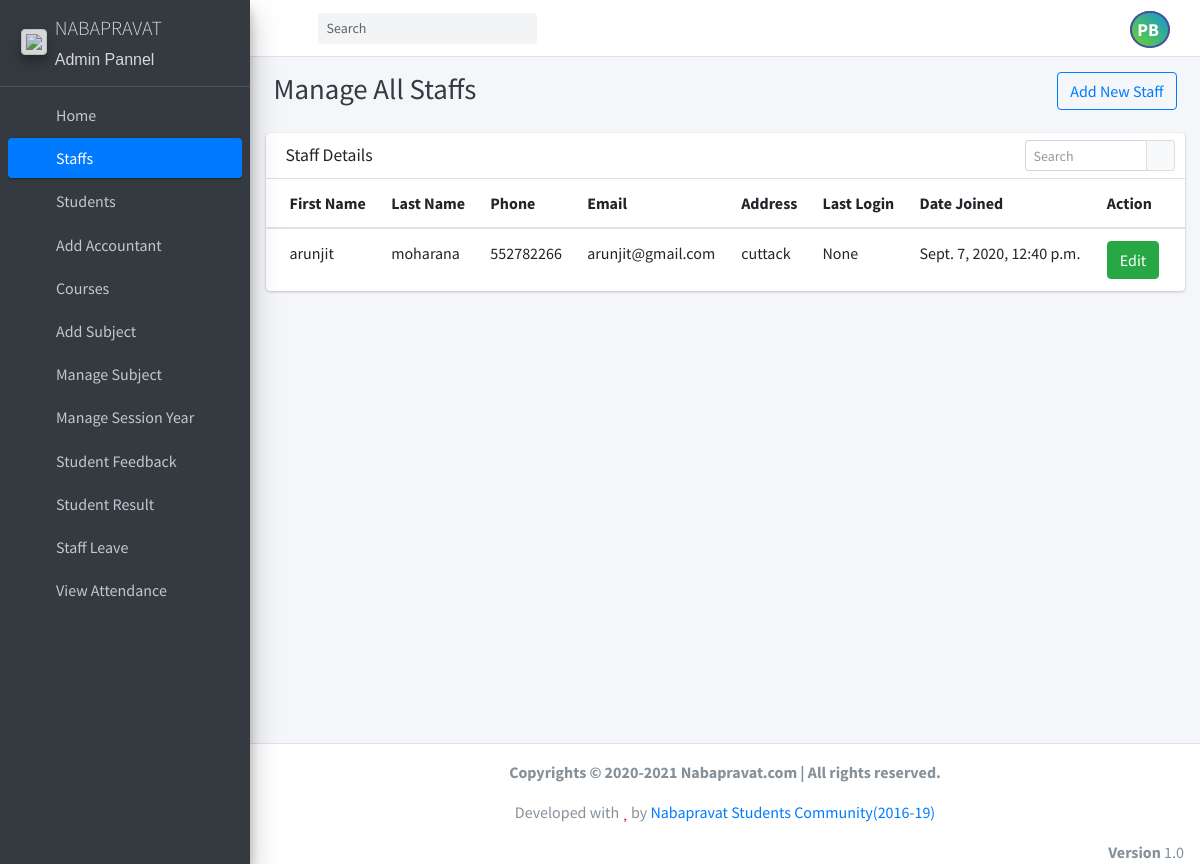
The page /manage_staff (signed in) on the database its author committed.
### student_management_app/models.py (models this page shows)
class CustomUser(AbstractUser):
    user_type_data=((1,"HOD"),(2,"Staff"),(3,"Student"),(4,"Accountant"))
    profile_photo = models.FileField()
    user_type=models.CharField(default=1,choices=user_type_data,max_length=10)

class Staffs(models.Model):
    id=models.AutoField(primary_key=True)
    admin=models.OneToOneField(CustomUser,on_delete=models.CASCADE)
    address=models.TextField()
    created_at=models.DateTimeField(auto_now_add=True)
    updated_at=models.DateTimeField(auto_now_add=True)
    objects=models.Manager()

### student_management_app/HodViews.py (the view)
# urls.py: path('manage_staff', HodViews.manage_staff,name="manage_staff"),
def manage_staff(request):
    staffs=Staffs.objects.all()
    return render(request,"hod_template/manage_staff_template.html",{"staffs":staffs})

### student_management_app/context_processor.py (called while the page is built)
def seen_processor(request):
    seen = Notice.objects.filter(seen=False).count()
    return {'seen':seen}

### student_management_app/templates/hod_template/manage_staff_template.html (shortened to what this page needs)
{% extends 'hod_template/base_template.html' %}
{% block main_content %}
    <section class="content">
      <div class="content-header">
        <div class="container-fluid">
          <div class="row mb-2">
            <div class="col-sm-6">
              <h1 class="m-0 text-dark">
                  Manage All Staffs
              </h1>
            </div>
            <div class="col-sm-6">
              <a href="{% url 'add_staff' %}" class="btn btn-outline-primary float-right">Add New Staff</a>
            </div>
          </div>
        </div>
      </div>
      <div class="container-fluid">
           <div class="row">
          <div class="col-12">
            <div class="card">
              <div class="card-header">
                <h3 class="card-title">Staff Details</h3>
                <div class="card-tools">
                  <div class="input-group input-group-sm" style="width: 150px;">
                    <input type="text" name="table_search" class="form-control float-right" placeholder="Search">
                    <div class="input-group-append">
                      <button type="submit" class="btn btn-default"><i class="fas fa-search"></i></button>
                    </div>
                  </div>
                </div>
              </div>
              <div class="card-body table-responsive p-0">
                <table class="table table-hover text-nowrap">
                  <thead>
                    <tr>
                      <th>First Name</th>
                      <th>Last Name</th>
                      <th>Phone</th>
                      <th>Email</th>
                      <th>Address</th>
                      <th>Last Login</th>
                      <th>Date Joined</th>
                      <th>Action</th>
                    </tr>
                  </thead>
                  <tbody>
                  {% for staff in staffs %}
                    <tr>
                      <td>{{ staff.admin.first_name }}</td>
                      <td>{{ staff.admin.last_name }}</td>
                      <td>{{ staff.admin.username }}</td>
                      <td>{{ staff.admin.email }}</td>
                      <td>{{ staff.address }}</td>
                      <td>{{ staff.admin.last_login }}</td>
                      <td>{{ staff.admin.date_joined }}</td>
                      <td><a href="/edit_staff/{{ staff.admin.id }}" class="btn btn-success">Edit</a></td>
                    </tr>
                  {% endfor %}
                  </tbody>
                </table>
              </div>
            </div>
          </div>
        </div>
      </div>
    </section>
{% endblock main_content %}

### student_management_app/templates/hod_template/base_template.html (shortened to what this page needs)
{% load static %}
<!DOCTYPE html>
<html>
<head>
  <link rel="stylesheet" href="{% static "plugins/fontawesome-free/css/all.min.css" %}">
  <link rel="stylesheet" href="https://code.ionicframework.com/ionicons/2.0.1/css/ionicons.min.css">
  <link rel="stylesheet" href="{% static "plugins/tempusdominus-bootstrap-4/css/tempusdominus-bootstrap-4.min.css" %}">
  <link rel="stylesheet" href="{% static "plugins/icheck-bootstrap/icheck-bootstrap.min.css" %}">
  <link rel="stylesheet" href="{% static "plugins/jqvmap/jqvmap.min.css" %}">
  <link rel="stylesheet" href="{% static "dist/css/adminlte.min.css" %}">
  <link rel="stylesheet" href="{% static "plugins/overlayScrollbars/css/OverlayScrollbars.min.css" %}">
  <link rel="stylesheet" href="{% static "plugins/daterangepicker/daterangepicker.css" %}">
  <link rel="stylesheet" href="{% static "plugins/summernote/summernote-bs4.css" %}">
</head>
<body class="hold-transition sidebar-mini layout-fixed">
<div class="wrapper">
  <nav class="main-header navbar navbar-expand navbar-white navbar-light">
    <ul class="navbar-nav">
      <li class="nav-item">
        <a class="nav-link" data-widget="pushmenu" href="#"><i class="fas fa-bars"></i></a>
      </li>
    </ul>
    <form class="form-inline ml-3">
      <div class="input-group input-group-sm">
        <input class="form-control form-control-navbar" type="search" placeholder="Search" aria-label="Search">
        <div class="input-group-append">
          <button class="btn btn-navbar" type="submit">
            <i class="fas fa-search"></i>
          </button>
        </div>
      </div>
    </form>
    <ul class="navbar-nav ml-auto">
      <li class="nav-item dropdown show2">
        <a class="nav-link text-uppercase" data-toggle="dropdown" href="#" aria-expanded="true">
          {% if request.user.profile_photo == '' %}
          <span class="text-uppercase rounded-circle" style="font-size: 18px;
          font-weight: bold;
          border: 2px solid rgb(76, 76, 163);
          padding: 5px;
          text-align: center;
          background-image: linear-gradient(44deg, #6ad52c, #1695d2);color: white;">
          {{request.user.first_name.0}}{{request.user.last_name.0}}
          </span>
         {% else %}
         <img src="{{request.user.profile_photo}}" class="rounded-circle border border-danger" width="40px" height="40px">
         {% endif %}
        </a>
      </li>
    </ul>
  </nav>
    {% include 'hod_template/sidebar_template.html' with user=user id=id %}
   <div class="content-wrapper">
     {% block main_content %}{% endblock main_content %}
  </div>
    {% include 'hod_template/footer.html' %}
</div>
</body>
</html>

### rows shown on the page
CustomUser: user.first_name.0 "P", user.last_name.0 "B"
Staffs: admin.first_name "arunjit", admin.last_name "moharana", admin.username "552782266", admin.email "arunjit@gmail.com", address "cuttack", admin.last_login "None", admin.date_joined "Sept. 7, 2020, 12:40 p.m."
